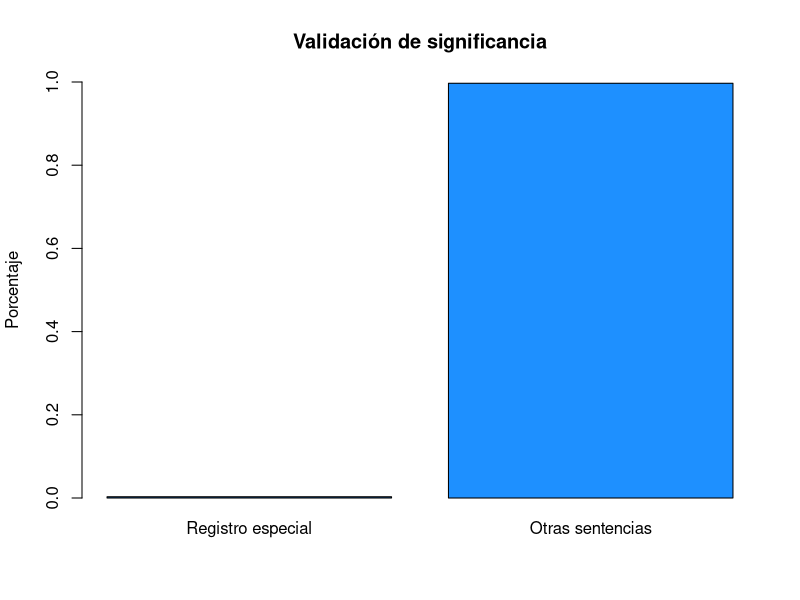
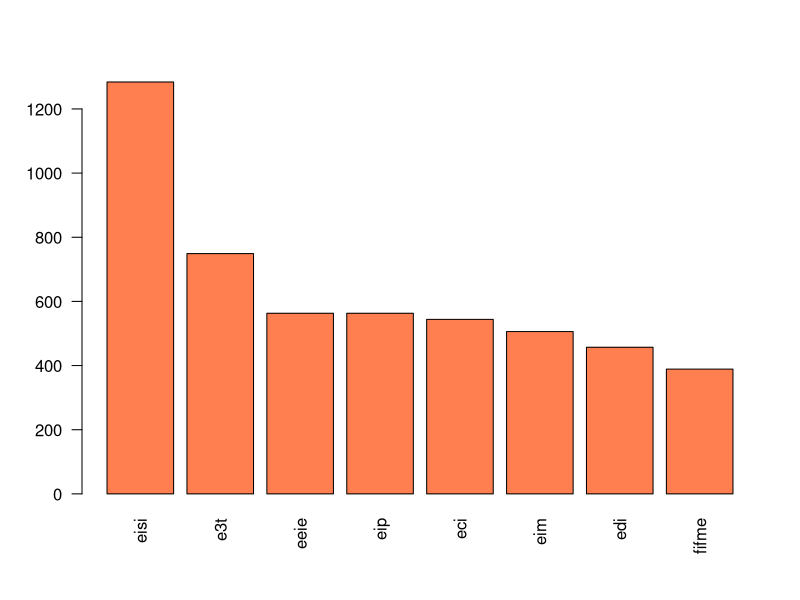
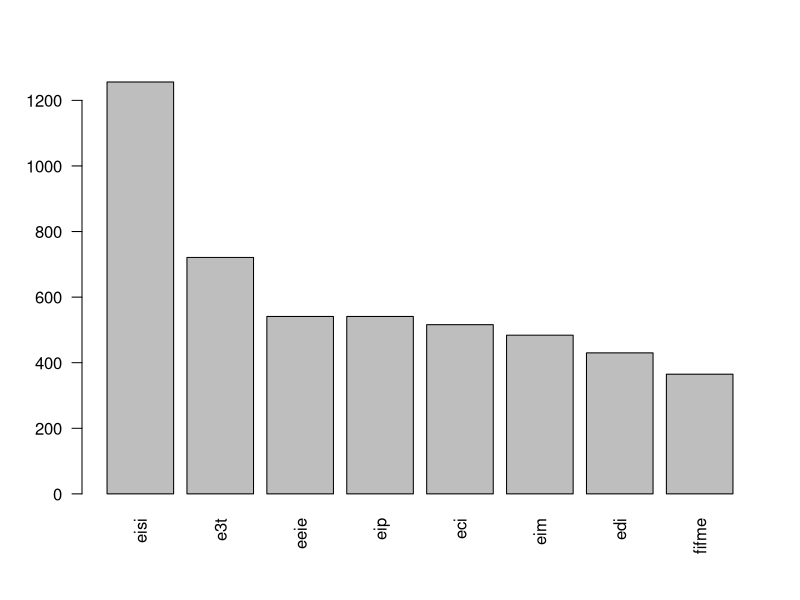
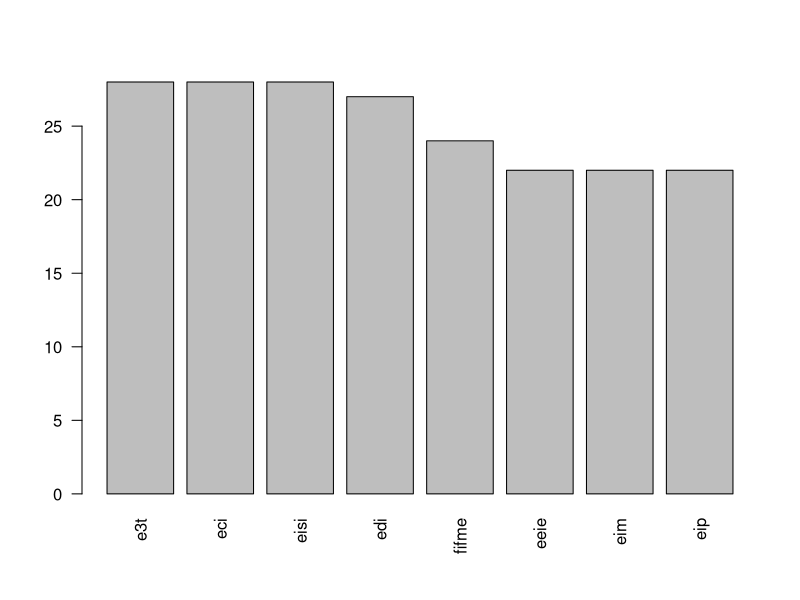
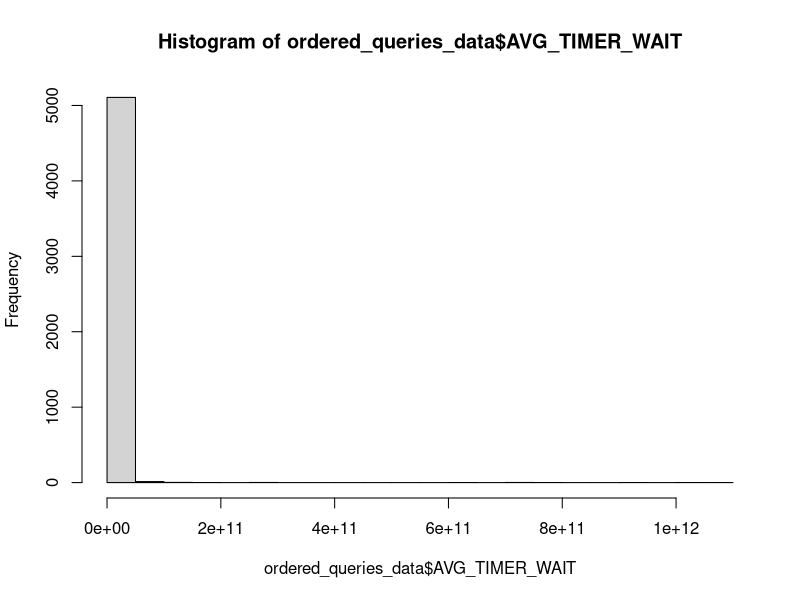
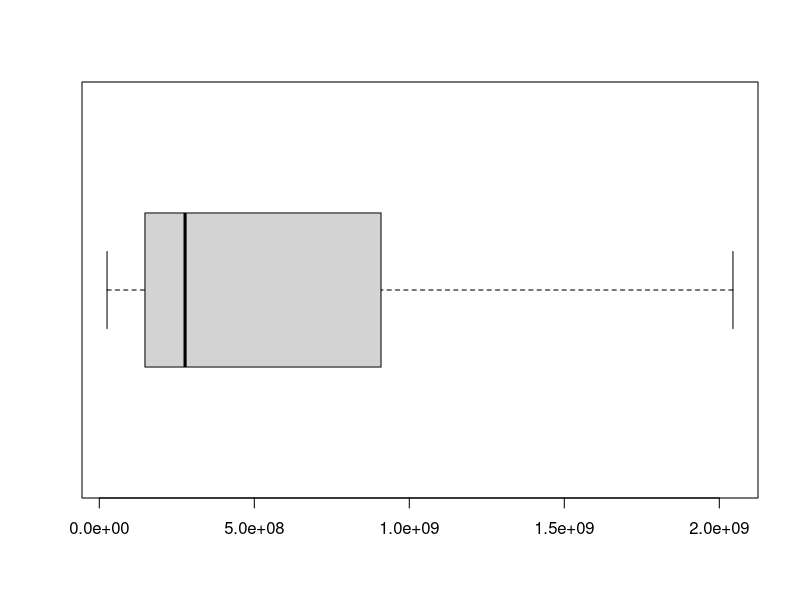

Source code (R) for these figures, in order:
## ---- chunk 1
knitr::opts_chunk$set(echo = TRUE)
## ---- chunk 2
data_perf_schema <- read.csv(file = "./data/events_statements_summary_by_digest_202412151135.csv")

schema_split <- strsplit(data_perf_schema$SCHEMA_NAME, split = "_")
data_perf_schema$STRUCTURE_BD <- unlist(lapply(schema_split, function(x) { x[1] }))
data_perf_schema <- data_perf_schema[, c("STRUCTURE_BD", setdiff(names(data_perf_schema), "STRUCTURE_BD"))]
data_perf_schema$SCHOOL <- unlist(lapply(schema_split, function(x) { x[2] }))
data_perf_schema <- data_perf_schema[, c("SCHOOL", setdiff(names(data_perf_schema), "SCHOOL"))]
## ---- chunk 3
total_count <- sum(data_perf_schema$COUNT_STAR)
special_row <- subset(data_perf_schema, SCHEMA_NAME == "" & DIGEST == "")
other_statements <- subset(data_perf_schema, DIGEST != "")

row_categories <- matrix(c(special_row$COUNT_STAR, sum(other_statements$COUNT_STAR)) / total_count, 
                         ncol = 2)
colnames(row_categories) <- c("Registro especial", "Otras sentencias")

barplot(row_categories, 
        ylim = c(0, 1), 
        col = c("dodgerblue", "red"), 
        main = "Validación de significancia", 
        ylab = "Porcentaje")
## ---- chunk 4
queries_data <- data_perf_schema[grepl("SELECT", data_perf_schema$DIGEST_TEXT), ]
## ---- chunk 5
diamond_queries <- queries_data[queries_data$STRUCTURE_BD == "diamante", ]
division_queries <- queries_data[queries_data$STRUCTURE_BD == "division", ]

barplot(sort(table(queries_data$SCHOOL), decreasing = TRUE), 
        las = 2, 
        col = "coral")
barplot(sort(table(diamond_queries$SCHOOL), decreasing = TRUE), 
        las = 2)
barplot(sort(table(division_queries$SCHOOL), decreasing = TRUE), 
        las = 2)
## ---- chunk 6
ordered_queries_data <- queries_data[order(queries_data$COUNT_STAR, 
                                           queries_data$AVG_TIMER_WAIT, 
                                           decreasing = TRUE), ]
## ---- chunk 7
hist(ordered_queries_data$AVG_TIMER_WAIT, 
     breaks = 30)

boxplot(ordered_queries_data$AVG_TIMER_WAIT, 
        outline = FALSE, 
        horizontal = TRUE)
